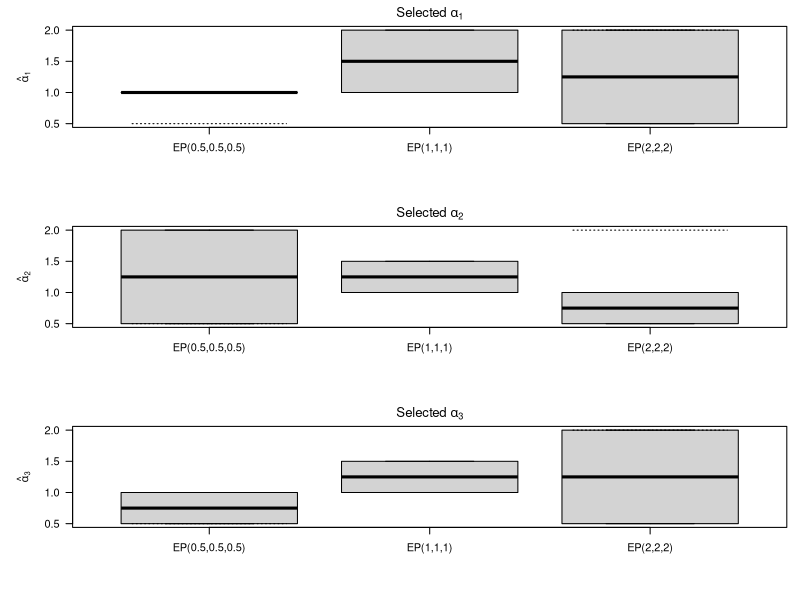
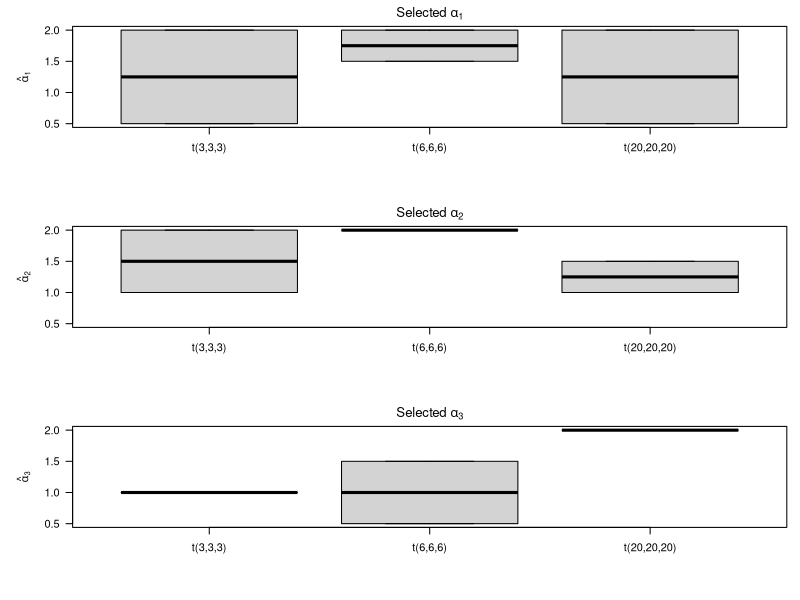
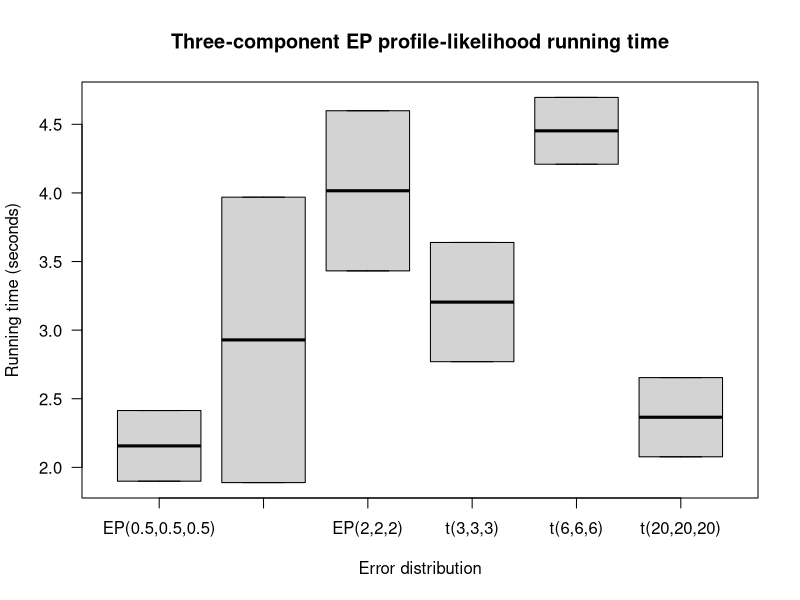

The R source for these figures, in order:
# ============================================================
# Three-component EP mixture regression with component-specific
# shape parameters selected by three-dimensional profile likelihood
#
# Adapted from mixregEP_UnequalAlpha_ProfileSimulation.R
# ============================================================


# One computational point is important: if alpha_grid = seq(0.5, 2, by = 0.1) 
# then there are 16^3=4096 candidate \alpha_1,\alpha_2,\alpha_3) combinations 
# for each Monte Carlo replication, so the full simulation can be very expensive. 
# I included a coarse-grid quick-test example in the file.


library(mvtnorm)

denEp <- function(y, mu, sigma, alpha) {
  cst <- alpha / (2 * sigma * gamma(1 / alpha))
  cst * exp(-(abs(y - mu) / sigma)^alpha)
}

logdenEp <- function(y, mu, sigma, alpha) {
  log(alpha) - log(2) - log(sigma) - lgamma(1 / alpha) -
    (abs(y - mu) / sigma)^alpha
}

rpe <- function(n, mu = 0, sigma = 1, alpha = 2) {
  G <- rgamma(n, shape = 1 / alpha)
  S <- sample(c(-1, 1), n, replace = TRUE)
  mu + sigma * S * G^(1 / alpha)
}

ep_scale_unit_variance <- function(alpha) {
  sqrt(gamma(1 / alpha) / gamma(3 / alpha))
}

gen_ep_error <- function(n, alpha) {
  rpe(n, 0, ep_scale_unit_variance(alpha), alpha)
}

gen_t_error_unit_variance <- function(n, nu) {
  if (nu <= 2) stop("nu must exceed 2.")
  rt(n, df = nu) * sqrt((nu - 2) / nu)
}

row_log_sum_exp <- function(A) {
  m <- apply(A, 1, max)
  m + log(rowSums(exp(A - m)))
}

relabel_EP_3 <- function(beta, prob, sigma, alpha) {
  beta_true <- rbind(
    c(0,  1,  1),
    c(0, -1, -1),
    c(0,  1, -1)
  )
  
  perms <- rbind(
    c(1,2,3), c(1,3,2), c(2,1,3),
    c(2,3,1), c(3,1,2), c(3,2,1)
  )
  
  loss <- apply(perms, 1, function(ord) {
    sum((beta[ord, , drop = FALSE] - beta_true)^2)
  })
  
  ord <- perms[which.min(loss), ]
  
  list(
    beta  = beta[ord, , drop = FALSE],
    prob  = prob[ord],
    sigma = sigma[ord],
    alpha = alpha[ord]
  )
}

EM_EP_three_alpha <- function(
    y, X, alpha,
    max_iter = 500,
    tol = 1e-6,
    resid_eps = 1e-8,
    sigma_floor = 1e-6) {
  
  n <- length(y)
  K <- 3
  
  if (length(alpha) != K) stop("alpha must have length 3.")
  if (any(alpha <= 0 | alpha > 2)) {
    stop("alpha_k must lie in (0,2].")
  }
  
  prob <- c(0.30, 0.30, 0.40)
  
  beta <- rbind(
    c( 0.10,  0.90,  0.90),
    c(-0.10, -0.90, -0.90),
    c( 0.10,  0.90, -0.90)
  )
  
  clust <- kmeans(y, centers = K)
  sigma <- sapply(seq_len(K), function(k) {
    z <- y[clust$cluster == k]
    s <- if (length(z) > 1) sd(z) else sd(y)
    if (!is.finite(s) || s <= 0) s <- sd(y)
    max(s, sigma_floor)
  })
  
  old_loglik <- -Inf
  converged <- FALSE
  latest <- -Inf
  
  for (iter in seq_len(max_iter)) {
    
    log_joint <- matrix(NA_real_, n, K)
    dik <- matrix(NA_real_, n, K)
    
    for (k in seq_len(K)) {
      mu_k <- as.vector(X %*% beta[k, ])
      resid_abs <- pmax(abs(y - mu_k), resid_eps)
      
      log_joint[, k] <- log(prob[k]) +
        logdenEp(y, mu_k, sigma[k], alpha[k])
      
      dik[, k] <- alpha[k] * sigma[k]^(2 - alpha[k]) *
        resid_abs^(alpha[k] - 2)
    }
    
    log_denom <- row_log_sum_exp(log_joint)
    tau <- exp(log_joint - log_denom)
    wik <- tau * dik
    
    prob_new <- colMeans(tau)
    prob_new <- pmax(prob_new, 1e-12)
    prob_new <- prob_new / sum(prob_new)
    
    beta_new <- beta
    sigma_new <- sigma
    
    for (k in seq_len(K)) {
      W <- pmax(wik[, k], 1e-12)
      WX <- sqrt(W) * X
      Wy <- sqrt(W) * y
      
      bk <- tryCatch(qr.solve(WX, Wy), error = function(e) NULL)
      
      if (is.null(bk) || any(!is.finite(bk))) {
        XtWX <- crossprod(WX)
        XtWy <- crossprod(WX, Wy)
        bk <- tryCatch(
          solve(XtWX + 1e-6 * diag(ncol(X)), XtWy),
          error = function(e) NULL
        )
      }
      
      if (is.null(bk) || any(!is.finite(bk))) bk <- beta[k, ]
      
      beta_new[k, ] <- as.vector(bk)
      
      resid_new <- y - as.vector(X %*% beta_new[k, ])
      denom <- sum(tau[, k])
      
      if (is.finite(denom) && denom > 0) {
        sigma2_k <- sum(tau[, k] * dik[, k] * resid_new^2) / denom
        sigma_new[k] <- sqrt(max(sigma2_k, sigma_floor^2))
      }
    }
    
    prob <- prob_new
    beta <- beta_new
    sigma <- sigma_new
    
    log_joint_new <- matrix(NA_real_, n, K)
    for (k in seq_len(K)) {
      mu_k <- as.vector(X %*% beta[k, ])
      log_joint_new[, k] <- log(prob[k]) +
        logdenEp(y, mu_k, sigma[k], alpha[k])
    }
    
    latest <- sum(row_log_sum_exp(log_joint_new))
    
    if (!is.finite(latest)) break
    if (is.finite(old_loglik) && abs(latest - old_loglik) <= tol) {
      converged <- TRUE
      break
    }
    old_loglik <- latest
  }
  
  tmp <- relabel_EP_3(beta, prob, sigma, alpha)
  
  list(
    beta = tmp$beta,
    prob = tmp$prob,
    sigma = tmp$sigma,
    alpha = tmp$alpha,
    loglik = latest,
    iter = iter,
    converged = converged
  )
}

profile_EP_three_alpha <- function(
    y, X, alpha_grid,
    max_iter = 500,
    tol = 1e-6,
    resid_eps = 1e-8) {
  
  if (any(alpha_grid <= 0 | alpha_grid > 2)) {
    stop("alpha_grid must lie in (0,2].")
  }
  
  grid <- expand.grid(
    alpha1 = alpha_grid,
    alpha2 = alpha_grid,
    alpha3 = alpha_grid,
    KEEP.OUT.ATTRS = FALSE,
    stringsAsFactors = FALSE
  )
  
  loglik <- rep(-Inf, nrow(grid))
  fits <- vector("list", nrow(grid))
  
  t0 <- proc.time()[["elapsed"]]
  
  for (g in seq_len(nrow(grid))) {
    a <- c(grid$alpha1[g], grid$alpha2[g], grid$alpha3[g])
    
    fit <- tryCatch(
      EM_EP_three_alpha(
        y = y, X = X, alpha = a,
        max_iter = max_iter, tol = tol,
        resid_eps = resid_eps
      ),
      error = function(e) NULL
    )
    
    if (!is.null(fit) && is.finite(fit$loglik)) {
      loglik[g] <- fit$loglik
      fits[[g]] <- fit
    }
  }
  
  runtime <- proc.time()[["elapsed"]] - t0
  
  if (all(!is.finite(loglik))) {
    return(list(
      best = NULL,
      grid = transform(grid, loglik = loglik),
      runtime = runtime
    ))
  }
  
  idx <- which.max(loglik)
  
  list(
    best = fits[[idx]],
    best_grid_row = grid[idx, , drop = FALSE],
    grid = transform(grid, loglik = loglik),
    runtime = runtime
  )
}

one_replication_3comp <- function(
    n,
    error_family = c("EP","t"),
    true_param,
    alpha_grid,
    max_iter = 500,
    tol = 1e-6,
    resid_eps = 1e-8) {
  
  error_family <- match.arg(error_family)
  
  x <- rmvnorm(n, c(0,0), diag(2))
  X <- cbind(1, x)
  
  g <- sample(1:3, n, replace = TRUE, prob = c(0.30,0.30,0.40))
  
  if (error_family == "EP") {
    e1 <- gen_ep_error(n, true_param[1])
    e2 <- gen_ep_error(n, true_param[2])
    e3 <- gen_ep_error(n, true_param[3])
  } else {
    e1 <- gen_t_error_unit_variance(n, true_param[1])
    e2 <- gen_t_error_unit_variance(n, true_param[2])
    e3 <- gen_t_error_unit_variance(n, true_param[3])
  }
  
  y1 <-  x[,1] + x[,2] + e1
  y2 <- -x[,1] - x[,2] + e2
  y3 <-  x[,1] - x[,2] + e3
  
  y <- ifelse(g == 1, y1, ifelse(g == 2, y2, y3))
  
  prof <- profile_EP_three_alpha(
    y, X, alpha_grid,
    max_iter = max_iter,
    tol = tol,
    resid_eps = resid_eps
  )
  
  if (is.null(prof$best)) {
    return(list(success = FALSE, runtime = prof$runtime))
  }
  
  fit <- prof$best
  
  list(
    success = TRUE,
    beta = fit$beta,
    prob = fit$prob,
    sigma = fit$sigma,
    alpha = fit$alpha,
    loglik = fit$loglik,
    iterations = fit$iter,
    converged = fit$converged,
    runtime = prof$runtime
  )
}

run_three_component_simulation <- function(
    n = 200,
    total = 200,
    alpha_grid = seq(0.5,2.0,by=0.1),
    ep_setups = rbind(
      c(0.5,0.5,0.5),
      c(1.0,1.0,1.0),
      c(2.0,2.0,2.0)
    ),
    t_setups = rbind(
      c(3,3,3),
      c(6,6,6),
      c(20,20,20)
    ),
    seed = 56789,
    max_iter = 500,
    tol = 1e-6,
    resid_eps = 1e-8,
    save_prefix = NULL) {
  
  set.seed(seed)
  
  setup_table <- rbind(
    data.frame(family="EP",true1=ep_setups[,1],true2=ep_setups[,2],true3=ep_setups[,3]),
    data.frame(family="t", true1=t_setups[,1], true2=t_setups[,2], true3=t_setups[,3])
  )
  
  beta_true <- rbind(
    c(0, 1, 1),
    c(0,-1,-1),
    c(0, 1,-1)
  )
  
  pi_true <- c(0.30,0.30,0.40)
  
  rep_results <- vector("list", nrow(setup_table))
  setup_results <- vector("list", nrow(setup_table))
  runtime_results <- vector("list", nrow(setup_table))
  fitted_EP_results <- vector("list", nrow(setup_table))
  alpha_accuracy_results <- replicate(nrow(setup_table), data.frame(), simplify = FALSE)
  
  for (s in seq_len(nrow(setup_table))) {
    
    fam <- setup_table$family[s]
    tp <- c(setup_table$true1[s], setup_table$true2[s], setup_table$true3[s])
    
    cat("\n=== Setup",s,":",fam,"(",tp[1],",",tp[2],",",tp[3],") ===\n")
    
    est <- matrix(NA_real_, total, 17)
    colnames(est) <- c(
      "beta10","beta11","beta12",
      "beta20","beta21","beta22",
      "beta30","beta31","beta32",
      "pi1","pi2",
      "sigma1","sigma2","sigma3",
      "alpha1","alpha2","alpha3"
    )
    
    rt <- ll <- rep(NA_real_, total)
    it <- rep(NA_integer_, total)
    conv <- rep(NA, total)
    success <- rep(FALSE, total)
    
    setup_t0 <- proc.time()[["elapsed"]]
    
    for (b in seq_len(total)) {
      ans <- one_replication_3comp(
        n, fam, tp, alpha_grid,
        max_iter, tol, resid_eps
      )
      
      rt[b] <- ans$runtime
      success[b] <- isTRUE(ans$success)
      
      if (success[b]) {
        est[b,] <- c(
          ans$beta[1,], ans$beta[2,], ans$beta[3,],
          ans$prob[1], ans$prob[2],
          ans$sigma, ans$alpha
        )
        ll[b] <- ans$loglik
        it[b] <- ans$iterations
        conv[b] <- ans$converged
      }
      
      if (b %% 10 == 0 || b == total) {
        cat("replication",b,"/",total,
            "runtime",round(rt[b],2),"sec\n")
      }
    }
    
    setup_runtime <- proc.time()[["elapsed"]] - setup_t0
    ok <- success & complete.cases(est)
    B <- sum(ok)
    
    structural_truth <- c(
      beta_true[1,], beta_true[2,], beta_true[3,],
      pi_true[1], pi_true[2]
    )
    
    if (B > 0) {
      err <- sweep(est[ok,1:11,drop=FALSE], 2, structural_truth, "-")
      
      sm <- data.frame(
        parameter = colnames(est)[1:11],
        truth = structural_truth,
        bias = colMeans(err),
        mcse_bias = apply(err,2,sd)/sqrt(B),
        mse = colMeans(err^2),
        mcse_mse = apply(err^2,2,sd)/sqrt(B),
        row.names = NULL
      )
      
      fep <- data.frame(
        parameter = c("sigma1","sigma2","sigma3","alpha1","alpha2","alpha3"),
        mean = colMeans(est[ok,12:17,drop=FALSE]),
        sd = apply(est[ok,12:17,drop=FALSE],2,sd),
        row.names = NULL
      )
    } else {
      sm <- data.frame(
        parameter = colnames(est)[1:11],
        truth = structural_truth,
        bias = NA_real_, mcse_bias = NA_real_,
        mse = NA_real_, mcse_mse = NA_real_
      )
      
      fep <- data.frame(
        parameter = c("sigma1","sigma2","sigma3","alpha1","alpha2","alpha3"),
        mean = NA_real_, sd = NA_real_
      )
    }
    
    # Keep a real data-frame object for every setup.  For t-generated
    # data there is no true EP alpha vector, so alpha accuracy is not
    # defined; use a zero-row data frame instead of NULL.  This avoids
    # R's special behavior whereby assigning NULL with [[ ]] deletes a
    # list element and can later produce "subscript out of bounds".
    aa <- data.frame(
      parameter = character(0),
      truth = numeric(0),
      bias = numeric(0),
      mcse_bias = numeric(0),
      mse = numeric(0),
      mcse_mse = numeric(0),
      stringsAsFactors = FALSE
    )
    
    if (fam == "EP" && B > 0) {
      ae <- sweep(est[ok,15:17,drop=FALSE], 2, tp, "-")
      aa <- data.frame(
        parameter = c("alpha1","alpha2","alpha3"),
        truth = tp,
        bias = colMeans(ae),
        mcse_bias = apply(ae,2,sd)/sqrt(B),
        mse = colMeans(ae^2),
        mcse_mse = apply(ae^2,2,sd)/sqrt(B),
        row.names = NULL
      )
    }
    
    rs <- data.frame(
      setup=s, family=fam,
      true1=tp[1], true2=tp[2], true3=tp[3],
      n=n,
      successful_replications=B,
      total_replications=total,
      total_runtime_sec=setup_runtime,
      mean_rep_runtime_sec=mean(rt,na.rm=TRUE),
      median_rep_runtime_sec=median(rt,na.rm=TRUE),
      sd_rep_runtime_sec=sd(rt,na.rm=TRUE),
      min_rep_runtime_sec=min(rt,na.rm=TRUE),
      max_rep_runtime_sec=max(rt,na.rm=TRUE)
    )
    
    cat("\nBias/MSE/MCSE:\n")
    print(sm,row.names=FALSE,digits=5)
    
    cat("\nFitted EP parameters:\n")
    print(fep,row.names=FALSE,digits=5)
    
    if (nrow(aa) > 0) {
      cat("\nAlpha accuracy:\n")
      print(aa,row.names=FALSE,digits=5)
    }
    
    cat("\nRuntime:\n")
    print(rs,row.names=FALSE,digits=5)
    
    rep_results[[s]] <- data.frame(
      setup=s, family=fam,
      true1=tp[1], true2=tp[2], true3=tp[3],
      replication=1:total, n=n,
      success=success, converged=conv,
      loglik=ll, iterations=it,
      runtime_sec=rt, est
    )
    
    setup_results[[s]] <- sm
    runtime_results[[s]] <- rs
    fitted_EP_results[[s]] <- fep
    # aa is always a data frame (possibly with zero rows), so ordinary
    # double-bracket list assignment is now safe.
    alpha_accuracy_results[[s]] <- aa
  }
  
  out <- list(
    n=n,
    total=total,
    alpha_grid=alpha_grid,
    setup_table=setup_table,
    setup_summaries=setup_results,
    fitted_EP_summaries=fitted_EP_results,
    alpha_accuracy_summaries=alpha_accuracy_results,
    replication_results=do.call(rbind,rep_results),
    runtime_summary=do.call(rbind,runtime_results)
  )
  
  if (!is.null(save_prefix)) {
    saveRDS(out,paste0(save_prefix,"_full_results.rds"))
    write.csv(out$replication_results,
              paste0(save_prefix,"_replication_results.csv"),
              row.names=FALSE)
    write.csv(out$runtime_summary,
              paste0(save_prefix,"_runtime_summary.csv"),
              row.names=FALSE)
    
    for (s in seq_along(setup_results)) {
      write.csv(setup_results[[s]],
                paste0(save_prefix,"_setup",s,"_structural_summary.csv"),
                row.names=FALSE)
      write.csv(fitted_EP_results[[s]],
                paste0(save_prefix,"_setup",s,"_fitted_EP_summary.csv"),
                row.names=FALSE)
      if (length(alpha_accuracy_results) >= s &&
          is.data.frame(alpha_accuracy_results[[s]]) &&
          nrow(alpha_accuracy_results[[s]]) > 0) {
        write.csv(alpha_accuracy_results[[s]],
                  paste0(save_prefix,"_setup",s,"_alpha_accuracy.csv"),
                  row.names=FALSE)
      }
    }
  }
  
  out
}

plot_three_component_alpha <- function(
    sim_result, family=c("EP","t"),
    file=NULL, width=10, height=7) {
  
  family <- match.arg(family)
  d <- sim_result$replication_results
  d <- d[d$family==family & d$success,,drop=FALSE]
  
  ids <- sort(unique(d$setup))
  info <- sim_result$setup_table[ids,,drop=FALSE]
  
  labs <- if (family=="EP") {
    paste0("EP(",info$true1,",",info$true2,",",info$true3,")")
  } else {
    paste0("t(",info$true1,",",info$true2,",",info$true3,")")
  }
  
  if (!is.null(file)) {
    pdf(file,width=width,height=height)
    on.exit(dev.off(),add=TRUE)
  }
  
  op <- par(no.readonly=TRUE)
  on.exit(par(op),add=TRUE)
  
  par(mfrow=c(3,1),mar=c(5.5,5.5,2,1))
  
  for (k in 1:3) {
    varname <- paste0("alpha",k)
    vals <- lapply(ids,function(s)d[[varname]][d$setup==s])
    
    boxplot(
      vals,
      names=labs,
      ylab=bquote(hat(alpha)[.(k)]),
      main=bquote("Selected "*alpha[.(k)]),
      ylim=range(sim_result$alpha_grid),
      las=1
    )
    
    if (family=="EP") {
      tr <- info[[paste0("true",k)]]
      for (j in seq_along(ids)) {
        segments(j-.35,tr[j],j+.35,tr[j],lty=3)
      }
    }
  }
}

plot_three_component_runtime <- function(
    sim_result,file=NULL,width=10,height=5.5) {
  
  d <- sim_result$replication_results
  info <- sim_result$setup_table
  
  labs <- ifelse(
    info$family=="EP",
    paste0("EP(",info$true1,",",info$true2,",",info$true3,")"),
    paste0("t(",info$true1,",",info$true2,",",info$true3,")")
  )
  
  if (!is.null(file)) {
    pdf(file,width=width,height=height)
    on.exit(dev.off(),add=TRUE)
  }
  
  boxplot(
    lapply(seq_len(nrow(info)),
           function(s)d$runtime_sec[d$setup==s & d$success]),
    names=labs,
    xlab="Error distribution",
    ylab="Running time (seconds)",
    main="Three-component EP profile-likelihood running time",
    las=1
  )
}

plot_all_three_component_figures <- function(sim_result,prefix=NULL) {
  if (is.null(prefix)) {
    plot_three_component_alpha(sim_result,"EP")
    plot_three_component_alpha(sim_result,"t")
    plot_three_component_runtime(sim_result)
  } else {
    plot_three_component_alpha(
      sim_result,"EP",
      paste0(prefix,"_alpha_EP_errors.pdf")
    )
    plot_three_component_alpha(
      sim_result,"t",
      paste0(prefix,"_alpha_t_errors.pdf")
    )
    plot_three_component_runtime(
      sim_result,
      paste0(prefix,"_runtime.pdf")
    )
  }
}

# ============================================================
# Suggested runs
# ============================================================

# Quick test:
quick3 <- run_three_component_simulation(
  n=100,
  total=2,
  alpha_grid=seq(0.5,2,by=0.5),
  save_prefix="three_component_quick"
)
plot_all_three_component_figures(quick3)

# Full run:
# CAUTION: seq(0.5,2,by=0.1) gives 16^3=4096 EM fits
# for EACH Monte Carlo replication.
#
# sim3_200 <- run_three_component_simulation(
#   n=200,
#   total=200,
#   alpha_grid=seq(0.5,2,by=0.1),
#   save_prefix="three_component_n200"
# )
#
# sim3_400 <- run_three_component_simulation(
#   n=400,
#   total=200,
#   alpha_grid=seq(0.5,2,by=0.1),
#   save_prefix="three_component_n400"
# )
